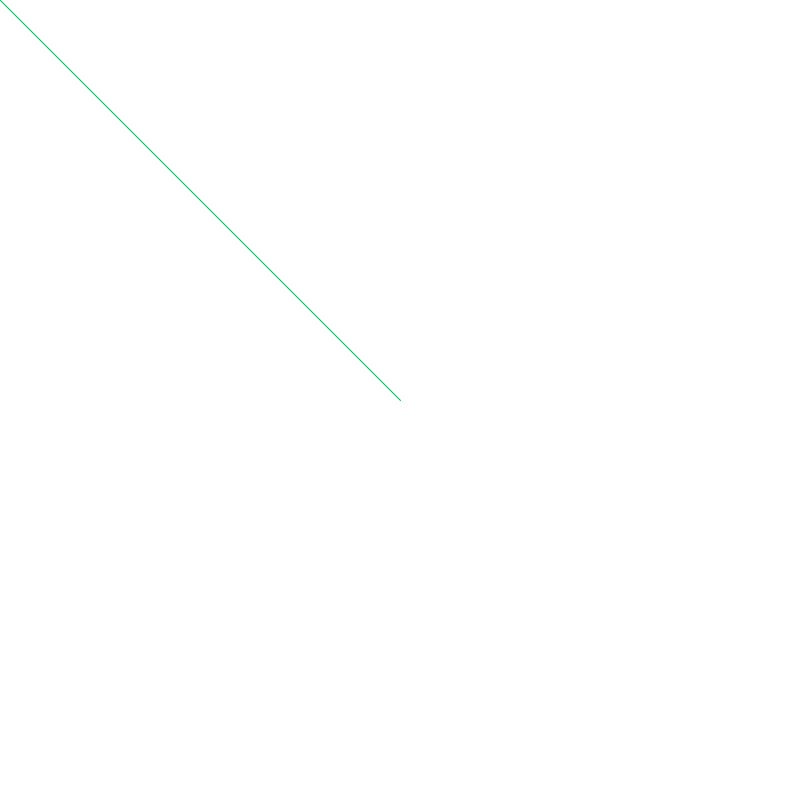
Frame 1 (no input)
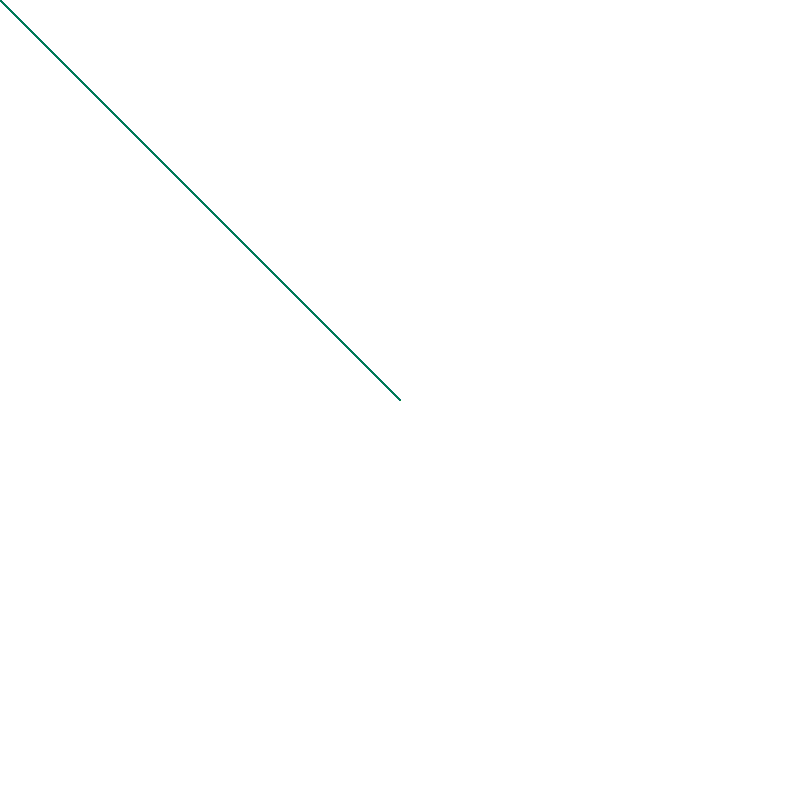
Frame 60 (the mouse pressed at the canvas centre just before this capture)
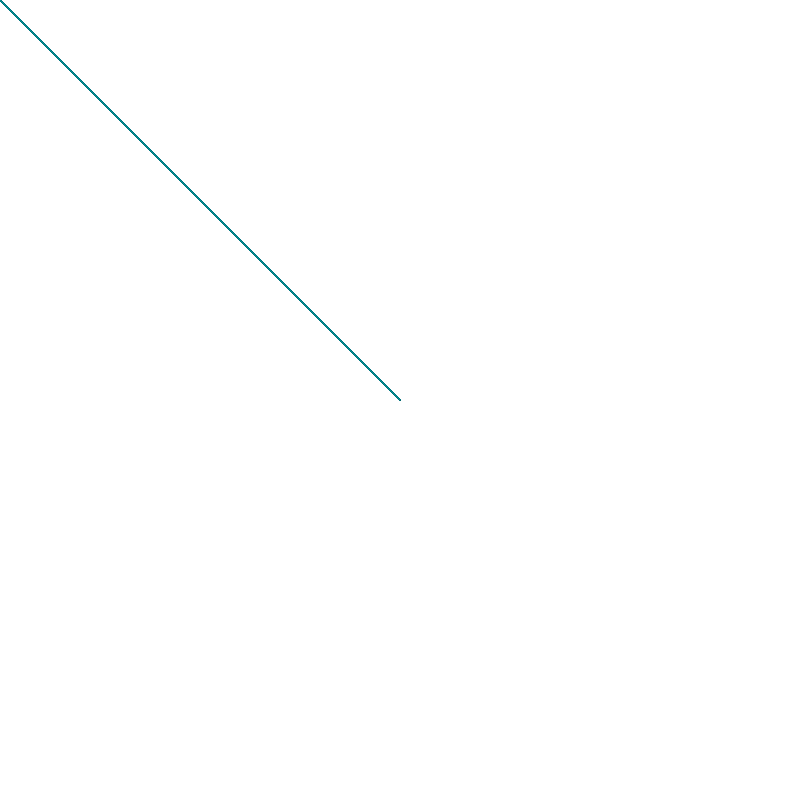
Frame 120 (the mouse held since frame 60 and released just before this capture)

The Processing sketch that drew these frames (run headless with seeded random() and noise(); from frame 60 on, the mouse is pressed at the canvas centre):

// Processing sketch: processing_177475
// ── processing_177475.pde

// Wirrwar
// 03.12.2014

/*  Schreibe ein Programm, das Linien zeichnet, die an der aktuellen Mausposition beginnen und an einem zufaelligen Punkt enden. Ihre Farbe sollen GrÃ�Â¼n- und BlautÃ�Â¶ne sein. Der Anteil der roten Farbe ist dementsprechend Null.
Aendere dein Programm nun so, dass auch der Startpunkt der Linie zufaellig ist.
*/

float z=400; 
float x=400; 
float y=400; 
boolean paused = false; 
void setup(){ 
  size (800,800); 
  background (255); 
  smooth(); 
  }
void draw() {  
      stroke ((0),random(255),random(255),random(255));//fill with random colour and opacity 
      line (pmouseX,pmouseY,x,y);// draw lines starting at mouse position and shooting out at random positions 
} 
